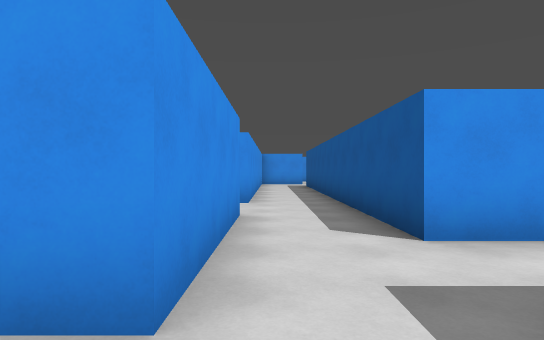
[1] (above)

24 first-person views from a walk through a 3-D level made in the Godot game engine. The camera is 1.4 m above the floor, looks level and sees 75° across. The floor is counted in squares, 2 m on a side. Each view is taken from the middle of a square. On the plan, view 1 faces up. The plan holds only what a view shows up to about 11 squares ahead; the rest is blank. The place goes on beyond the plan. Characters and animated objects are not drawn. Surface patterns are stand-ins for the level's own textures.

[2]
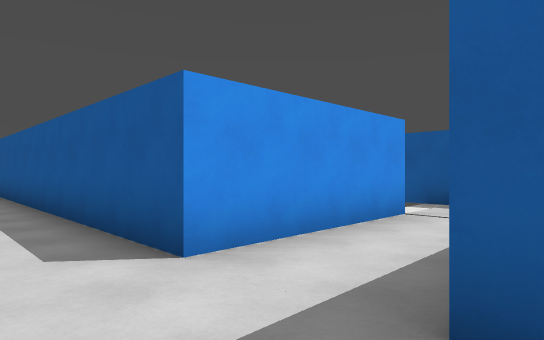

[3]
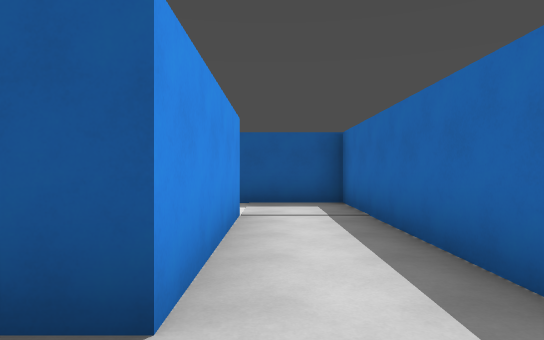

[4]
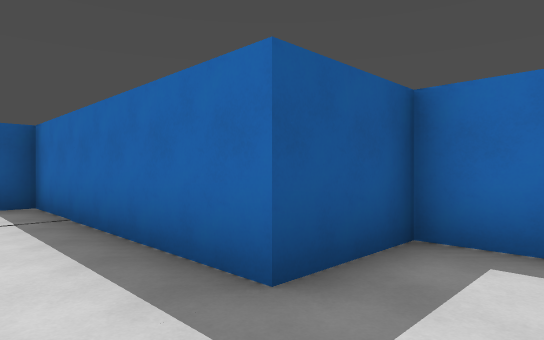

[5]
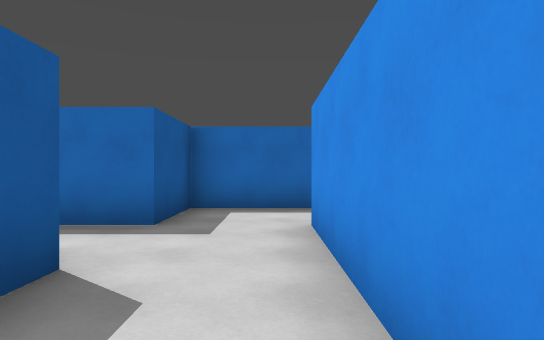

[6]
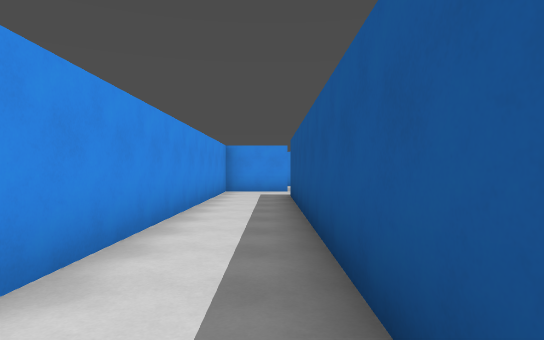

[7]
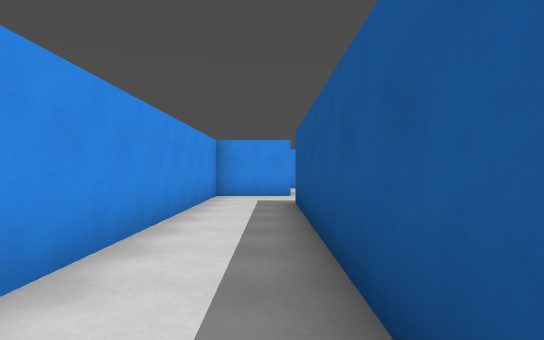

[8]
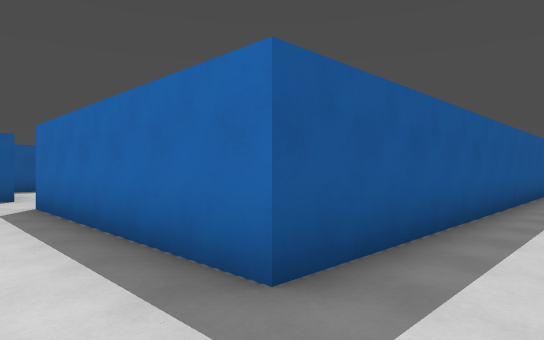

[9]
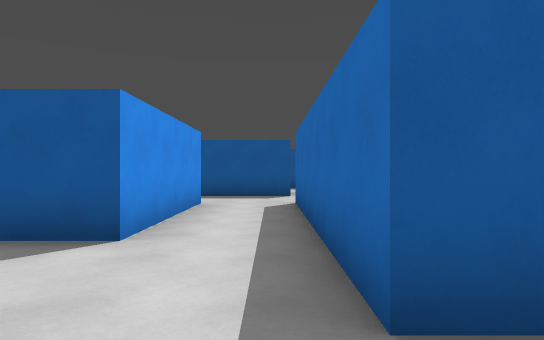

[10]
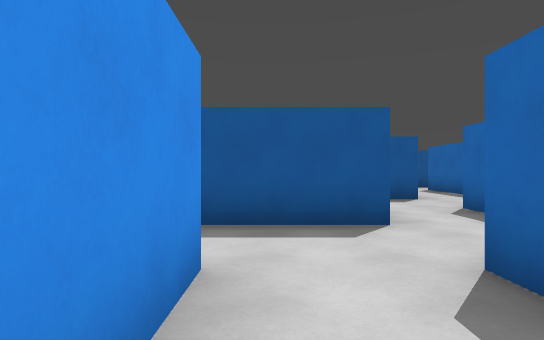

[11]
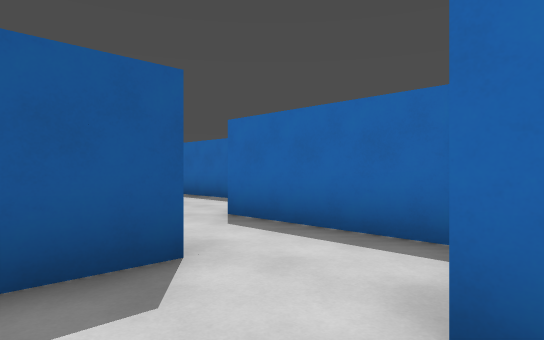

[12]
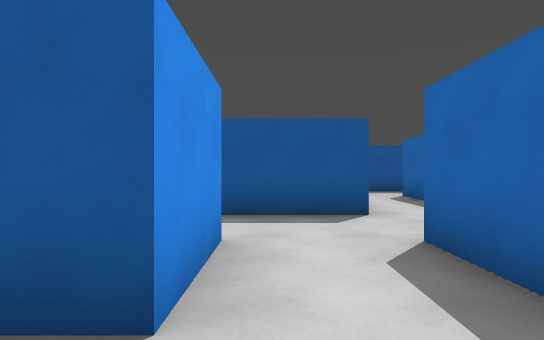

[13]
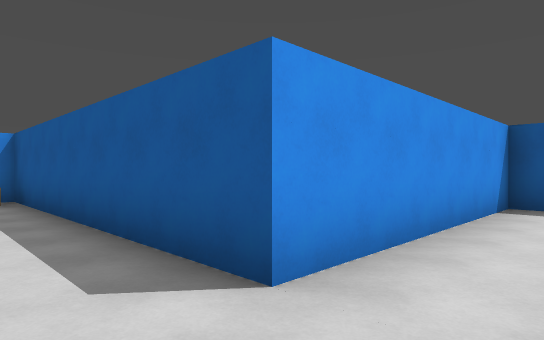

[14]
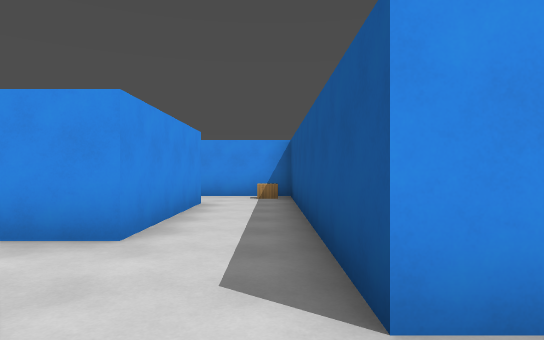

[15]
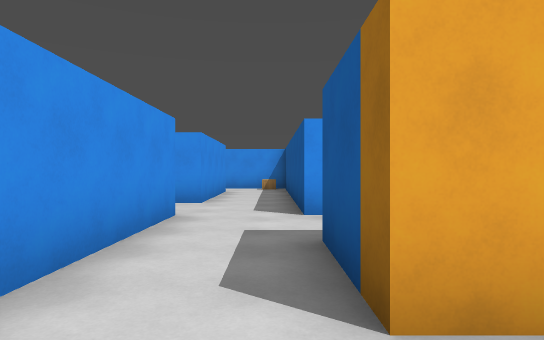

[16]
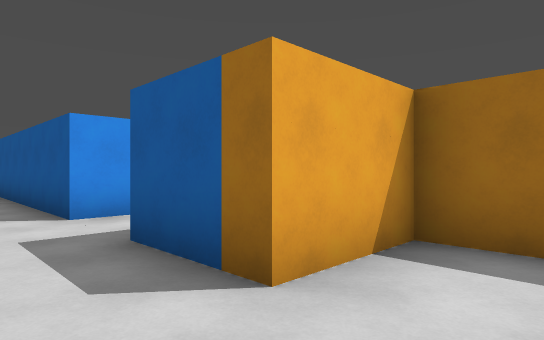

[17]
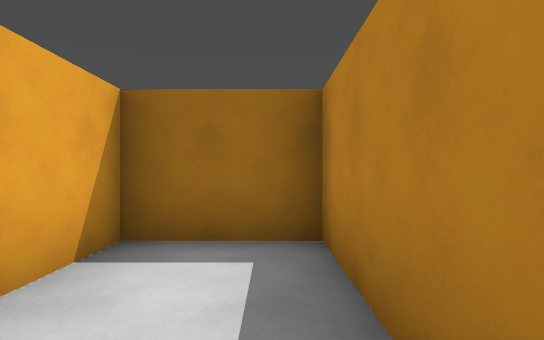

[18]
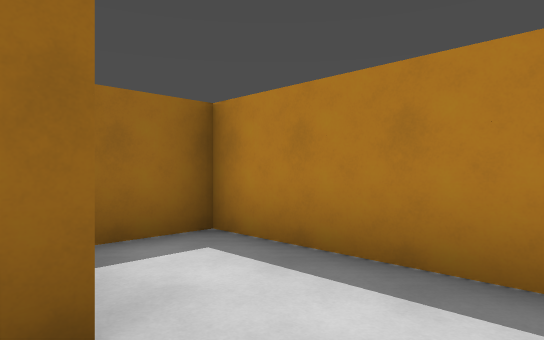

[19]
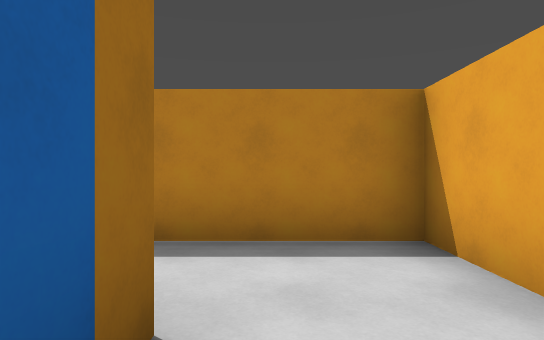

[20]
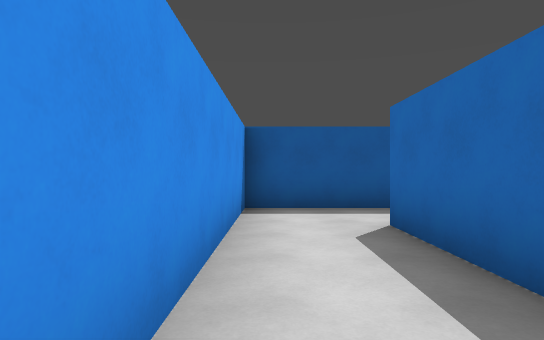

[21]
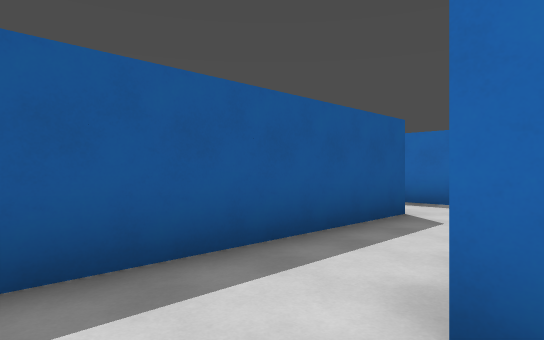

[22]
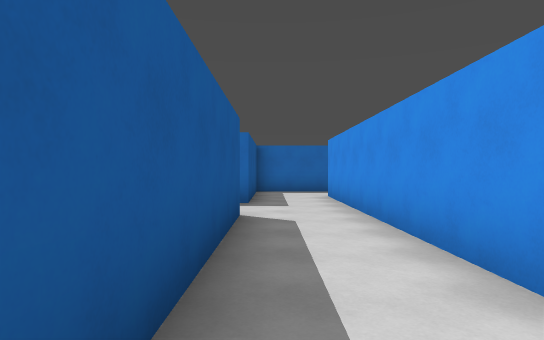

[23]
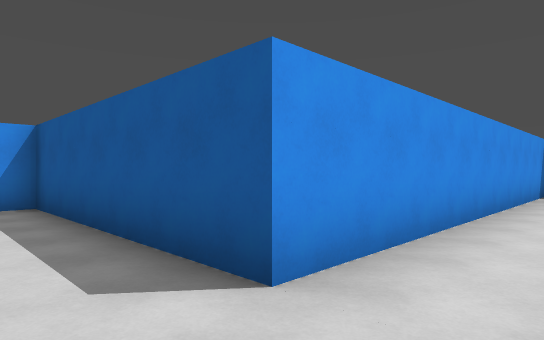

[24]
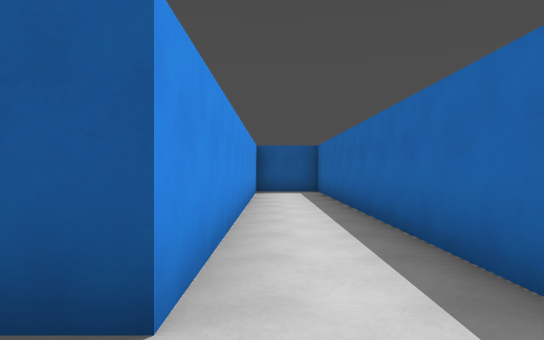

### Floor plan
Points are (right, up) in squares from view 1. A wall is a line through its corners. A room is listed if a view was taken in it or the views show most of it. See-through windows are left out.
Room 1 (views 1, 2, 3, 4)
walls: (5.5, 3.5) (1.5, 3.5); (-0.5, 3.5) (-0.5, 1.5); (-0.8, -0.5) (1.5, -0.5) (1.5, 1.5) (7.5, 1.5) (7.5, 4.5)
ways out: opening at (0.5, 4.5) to room 2; opening at (-1.5, 0.5)
Room 2 (views 5, 6, 7, 8, 9, 10, 11, 12)
walls: (1.5, 17.5) (-0.5, 17.5) (-0.5, 7.8); (8.1, 13.5) (11.5, 13.5); (-0.5, 5.5) (-0.5, 3.5); (7.5, 17.5) (3.5, 17.5); (1.5, 3.5) (1.5, 15.5) (7.5, 15.5); (11.5, 15.5) (9.5, 15.5) (9.5, 18)
ways out: opening at (0.5, 4.5) to room 1; opening at (10.5, 14.5) to room 3; opening at (-1.5, 6.5); opening at (2.5, 18.5); opening at (8.5, 18.5)
Room 3 (views 13, 14, 18, 19, 20, 21, 22, 23, 24)
walls: (17.5, 11.1) (17.5, 3.5); (14, 11.5) (17.5, 11.5); (13.5, 9.5) (13.5, 11.5); (11.5, 13.5) (11.5, 9.5); (19.5, 3.6) (19.5, 5.5) (28.9, 5.5); (11.5, 19.5) (11.5, 15.5); (29.4, 7.5) (19.5, 7.5) (19.5, 13.5) (13.5, 13.5) (13.5, 21.5) (11, 21.5)
ways out: opening at (10.5, 14.5) to room 2; opening at (12.5, 10.5) to room 4; opening at (10.5, 20.5); opening at (18.5, 4.5)
objects: chest (13, 21)
Room 4 (views 15, 16, 17)
walls: (11.5, 9.5) (11.5, 7.5) (15.5, 7.5) (15.5, 9.5) (13.5, 9.5)
ways out: opening at (12.5, 10.5) to room 3

Where each view was taken, in squares from view 1:
view 1: 0 up, 0 right, facing up
view 2: 1 up, 0 right, facing up-right
view 3: 3 up, 0 right, facing right
view 4: 3 up, 0 right, facing down-right
view 5: 6 up, 0 right, facing down
view 6: 6 up, 1 right, facing up
view 7: 8 up, 1 right, facing up
view 8: 17 up, 0 right, facing down-right
view 9: 16 up, 0 right, facing right
view 10: 17 up, 5 right, facing right
view 11: 17 up, 7 right, facing down-right
view 12: 15 up, 8 right, facing right
view 13: 12 up, 12 right, facing up-right
view 14: 12 up, 13 right, facing up
view 15: 8 up, 13 right, facing up
view 16: 8 up, 12 right, facing up-right
view 17: 8 up, 12 right, facing right
view 18: 10 up, 12 right, facing down-right
view 19: 11 up, 13 right, facing down
view 20: 13 up, 13 right, facing right
view 21: 13 up, 17 right, facing down-right
view 22: 13 up, 19 right, facing down
view 23: 6 up, 18 right, facing up-right
view 24: 7 up, 18 right, facing right
